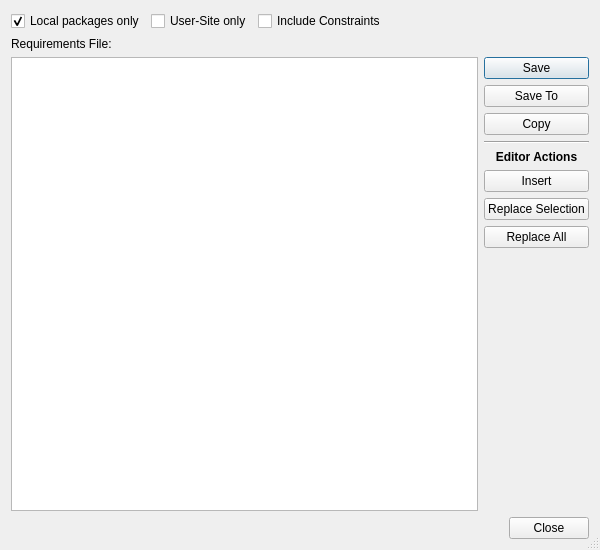
<?xml version="1.0" encoding="UTF-8"?>
<ui version="4.0">
 <class>PipFreezeDialog</class>
 <widget class="QDialog" name="PipFreezeDialog">
  <property name="geometry">
   <rect>
    <x>0</x>
    <y>0</y>
    <width>600</width>
    <height>550</height>
   </rect>
  </property>
  <property name="windowTitle">
   <string>Generate Requirements</string>
  </property>
  <property name="toolTip">
   <string>Replace the current selection with the requirements text</string>
  </property>
  <property name="sizeGripEnabled">
   <bool>true</bool>
  </property>
  <layout class="QVBoxLayout" name="verticalLayout">
   <item>
    <layout class="QHBoxLayout" name="horizontalLayout_2">
     <item>
      <widget class="QCheckBox" name="localCheckBox">
       <property name="toolTip">
        <string>Select to show requirements for locally-installed packages only</string>
       </property>
       <property name="text">
        <string>Local packages only</string>
       </property>
       <property name="checked">
        <bool>true</bool>
       </property>
      </widget>
     </item>
     <item>
      <widget class="QCheckBox" name="userCheckBox">
       <property name="toolTip">
        <string>Select to show requirements for packages installed to the user-site only</string>
       </property>
       <property name="text">
        <string>User-Site only</string>
       </property>
      </widget>
     </item>
     <item>
      <widget class="QCheckBox" name="constraintsCheckBox">
       <property name="toolTip">
        <string>Select to include an '--constraint constraints.txt' statement</string>
       </property>
       <property name="text">
        <string>Include Constraints</string>
       </property>
      </widget>
     </item>
     <item>
      <spacer name="horizontalSpacer">
       <property name="orientation">
        <enum>Qt::Orientation::Horizontal</enum>
       </property>
       <property name="sizeHint" stdset="0">
        <size>
         <width>40</width>
         <height>20</height>
        </size>
       </property>
      </spacer>
     </item>
    </layout>
   </item>
   <item>
    <layout class="QHBoxLayout" name="horizontalLayout">
     <item>
      <widget class="QLabel" name="label">
       <property name="text">
        <string>Requirements File:</string>
       </property>
      </widget>
     </item>
     <item>
      <widget class="EricPathPicker" name="requirementsFilePicker" native="true">
       <property name="sizePolicy">
        <sizepolicy hsizetype="Expanding" vsizetype="Preferred">
         <horstretch>0</horstretch>
         <verstretch>0</verstretch>
        </sizepolicy>
       </property>
       <property name="focusPolicy">
        <enum>Qt::FocusPolicy::StrongFocus</enum>
       </property>
      </widget>
     </item>
    </layout>
   </item>
   <item>
    <layout class="QGridLayout" name="gridLayout">
     <item row="0" column="1">
      <widget class="QPushButton" name="saveButton">
       <property name="toolTip">
        <string>Press to save to the requirements file</string>
       </property>
       <property name="text">
        <string>Save</string>
       </property>
      </widget>
     </item>
     <item row="3" column="1">
      <widget class="Line" name="line">
       <property name="orientation">
        <enum>Qt::Orientation::Horizontal</enum>
       </property>
      </widget>
     </item>
     <item row="7" column="1">
      <widget class="QPushButton" name="replaceAllButton">
       <property name="toolTip">
        <string>Replace all text with the requirements text</string>
       </property>
       <property name="text">
        <string>Replace All</string>
       </property>
      </widget>
     </item>
     <item row="5" column="1">
      <widget class="QPushButton" name="insertButton">
       <property name="toolTip">
        <string>Insert the requirements text at the cursor position</string>
       </property>
       <property name="text">
        <string>Insert</string>
       </property>
      </widget>
     </item>
     <item row="2" column="1">
      <widget class="QPushButton" name="copyButton">
       <property name="toolTip">
        <string>Copy the requirements text to the clipboard</string>
       </property>
       <property name="text">
        <string>Copy</string>
       </property>
      </widget>
     </item>
     <item row="0" column="0" rowspan="9">
      <widget class="QPlainTextEdit" name="requirementsEdit">
       <property name="tabChangesFocus">
        <bool>true</bool>
       </property>
      </widget>
     </item>
     <item row="8" column="1">
      <spacer name="verticalSpacer">
       <property name="orientation">
        <enum>Qt::Orientation::Vertical</enum>
       </property>
       <property name="sizeHint" stdset="0">
        <size>
         <width>20</width>
         <height>40</height>
        </size>
       </property>
      </spacer>
     </item>
     <item row="6" column="1">
      <widget class="QPushButton" name="replaceSelectionButton">
       <property name="toolTip">
        <string>Replace the selected text with the requirements text</string>
       </property>
       <property name="text">
        <string>Replace Selection</string>
       </property>
      </widget>
     </item>
     <item row="1" column="1">
      <widget class="QPushButton" name="saveToButton">
       <property name="toolTip">
        <string>Save to a new file</string>
       </property>
       <property name="text">
        <string>Save To</string>
       </property>
      </widget>
     </item>
     <item row="4" column="1">
      <widget class="QLabel" name="label_2">
       <property name="text">
        <string>&lt;b&gt;Editor Actions&lt;/b&gt;</string>
       </property>
       <property name="alignment">
        <set>Qt::AlignmentFlag::AlignCenter</set>
       </property>
      </widget>
     </item>
    </layout>
   </item>
   <item>
    <widget class="QDialogButtonBox" name="buttonBox">
     <property name="orientation">
      <enum>Qt::Orientation::Horizontal</enum>
     </property>
     <property name="standardButtons">
      <set>QDialogButtonBox::StandardButton::Close</set>
     </property>
    </widget>
   </item>
  </layout>
 </widget>
 <customwidgets>
  <customwidget>
   <class>EricPathPicker</class>
   <extends>QWidget</extends>
   <header>eric7/EricWidgets/EricPathPicker.h</header>
   <container>1</container>
  </customwidget>
 </customwidgets>
 <tabstops>
  <tabstop>localCheckBox</tabstop>
  <tabstop>userCheckBox</tabstop>
  <tabstop>constraintsCheckBox</tabstop>
  <tabstop>requirementsFilePicker</tabstop>
  <tabstop>requirementsEdit</tabstop>
  <tabstop>saveButton</tabstop>
  <tabstop>saveToButton</tabstop>
  <tabstop>copyButton</tabstop>
  <tabstop>insertButton</tabstop>
  <tabstop>replaceSelectionButton</tabstop>
  <tabstop>replaceAllButton</tabstop>
 </tabstops>
 <resources/>
 <connections>
  <connection>
   <sender>buttonBox</sender>
   <signal>accepted()</signal>
   <receiver>PipFreezeDialog</receiver>
   <slot>accept()</slot>
   <hints>
    <hint type="sourcelabel">
     <x>248</x>
     <y>254</y>
    </hint>
    <hint type="destinationlabel">
     <x>157</x>
     <y>274</y>
    </hint>
   </hints>
  </connection>
  <connection>
   <sender>buttonBox</sender>
   <signal>rejected()</signal>
   <receiver>PipFreezeDialog</receiver>
   <slot>reject()</slot>
   <hints>
    <hint type="sourcelabel">
     <x>316</x>
     <y>260</y>
    </hint>
    <hint type="destinationlabel">
     <x>286</x>
     <y>274</y>
    </hint>
   </hints>
  </connection>
 </connections>
</ui>
